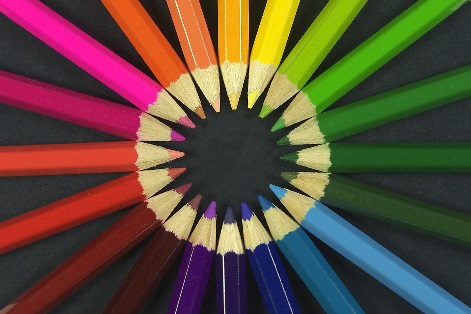
#> input picture ColorMasking/color_pencils.jpeg, 471 x 314 px, found by its file name
$ jupyter execute ColormaskingAssignment.ipynb
#> lines starting #> are read from the running program, lines starting #| are printed output that depends on the picture; after the words box and inside, x2 and y2 are one past the last pixel; in counts of white or black regions, pixels touching at a corner belong together
[cell 1]
import cv2
import numpy as np
from google.colab.patches import  cv2_imshow
from google.colab import drive
drive.mount('/content/gdrive')

img = cv2.imread("/content/gdrive/MyDrive/color_pencils.jpeg", cv2.IMREAD_UNCHANGED)
#> img is the input picture: shape (314, 471, 3); mean B, G, R 58.7, 74.9, 92.6

hsv = cv2.cvtColor(img, cv2.COLOR_BGR2HSV)
#> hsv: shape (314, 471, 3); mean H, S, V 69.4, 125.8, 110.1

mask = cv2.inRange(hsv , (25,150,20), (30,255,255)) #el range da aktar range precise ashan ageeb l loonl asfar lwhdo
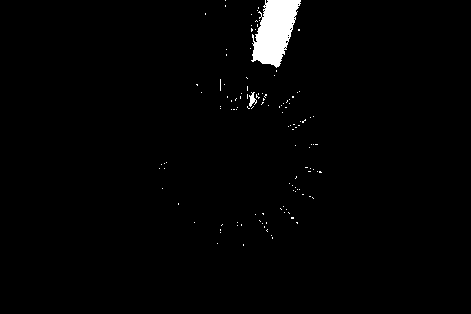
#> mask: shape (314, 471); 1.6% white; 122 white regions (120 under 20 px), largest, box (x1, y1, x2, y2) and area: (251, 0, 301, 68) 2120, (249, 92, 257, 107) 62
maskk = cv2.morphologyEx(mask, cv2.MORPH_OPEN, np.ones((3,3), np.uint8))
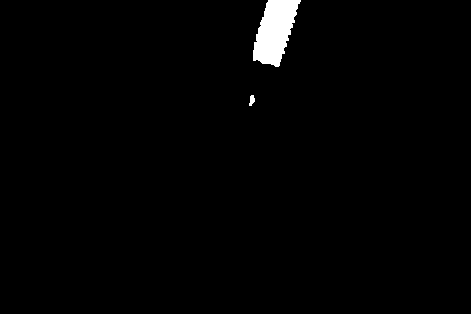
#> maskk: shape (314, 471); 1.4% white; 2 white regions, box (x1, y1, x2, y2) and area: (253, 0, 301, 67) 2028, (249, 95, 255, 106) 45

output = cv2.bitwise_and(img, img, mask= maskk)


cv2_imshow(img)
cv2_imshow(maskk)
cv2_imshow(output)


# [6 lines of commented-out code are left out]

[cell 2]
import cv2
import numpy as np


img = cv2.imread("/content/gdrive/MyDrive/rainbow.png", cv2.IMREAD_UNCHANGED)
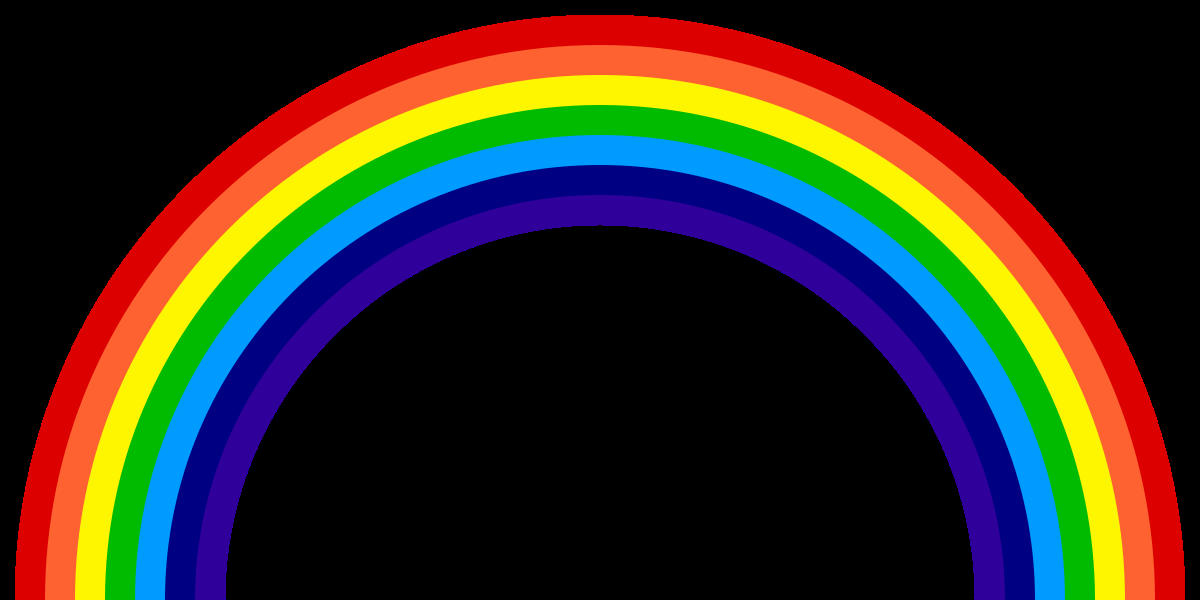
#> input picture ColorMasking/rainbow.png, 1200 x 600 px, found by its file name
#> img is the input picture: shape (600, 1200, 4); mean B, G, R, A 33.6, 44.2, 54.2, 112.2

hsv = cv2.cvtColor(img, cv2.COLOR_BGR2HSV)
#> hsv: shape (600, 1200, 3); mean H, S, V 25.5, 109.4, 93.7

mask = cv2.inRange(hsv , (25,150,20), (30,255,255))
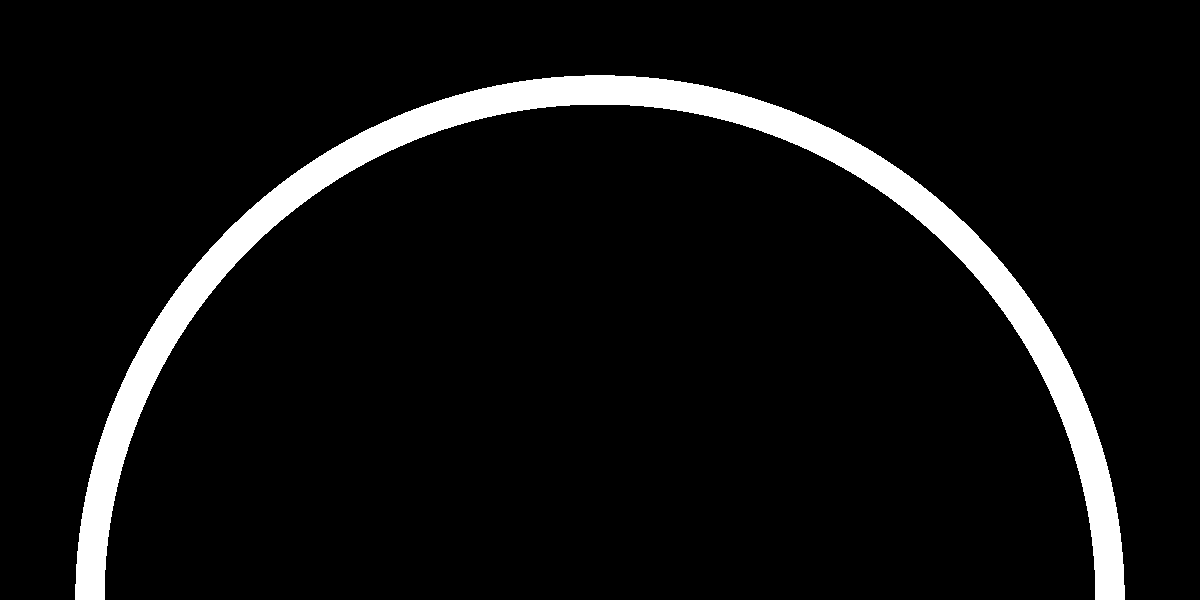
#> mask: shape (600, 1200); 6.5% white; 1 white region, box (x1, y1, x2, y2) and area: (75, 75, 1125, 600) 47011
mask = cv2.morphologyEx(mask, cv2.MORPH_OPEN, np.ones((3,3), np.uint8))
output = cv2.bitwise_and(img, img, mask= mask)
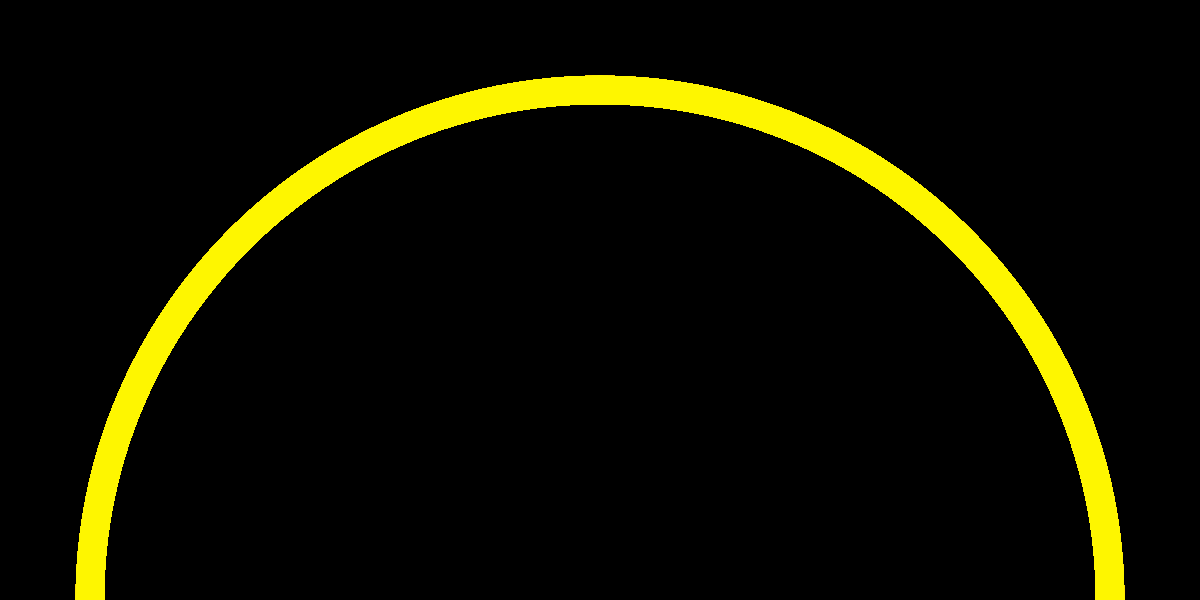
#> output: shape (600, 1200, 4); mean B, G, R, A 0, 16, 16.6, 16.6


cv2_imshow(img)
cv2_imshow( mask)
cv2_imshow( output)
